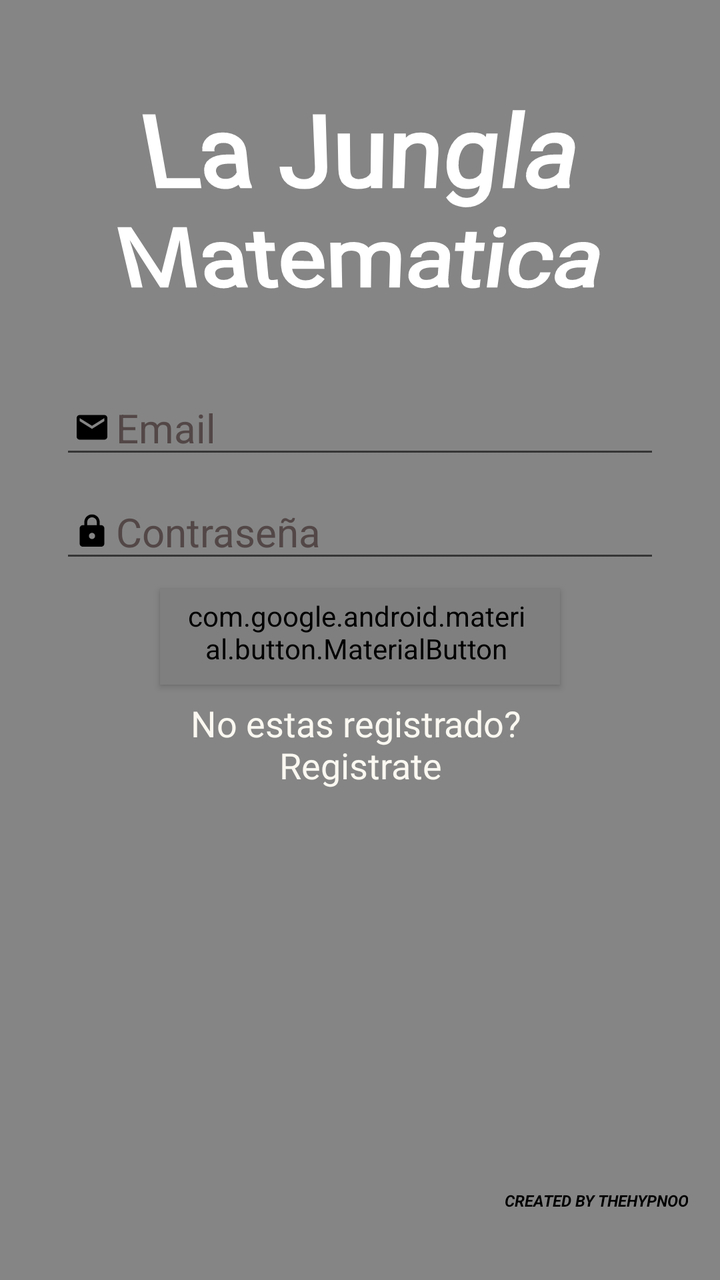
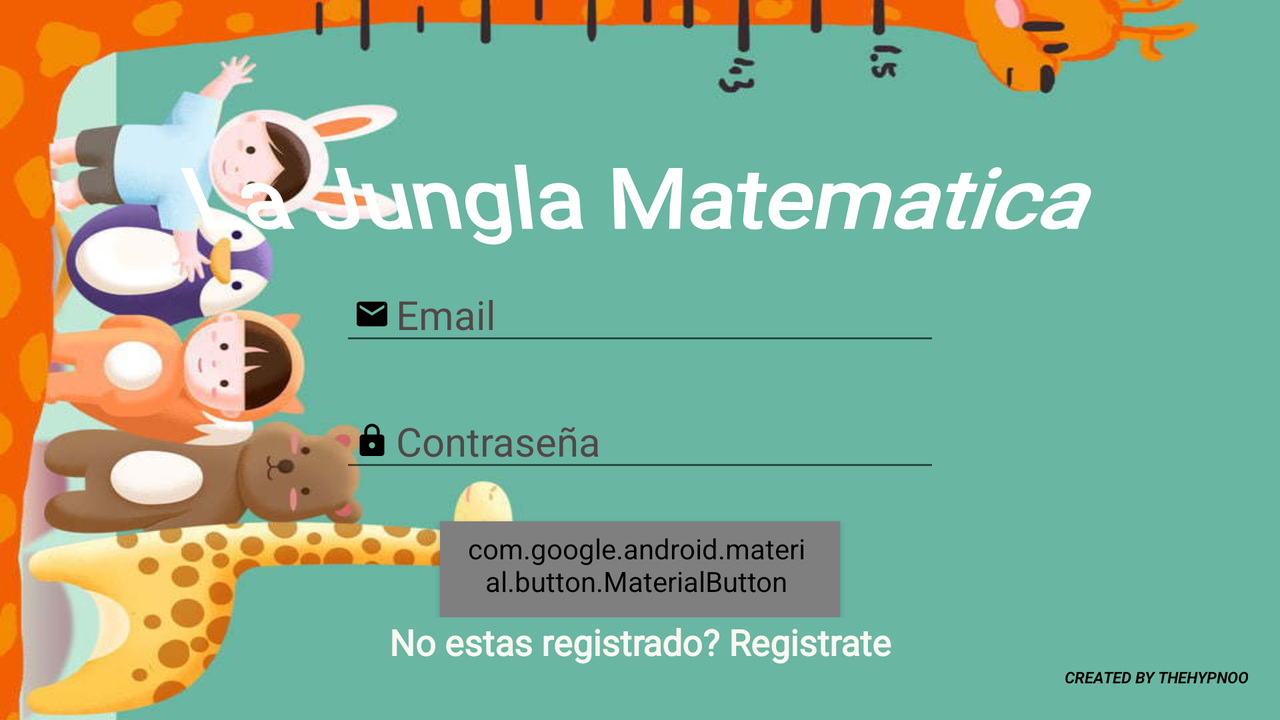

An Android layout and its configuration variant, each rendered on a device that would load it. The default file and the variant file are quoted in full after the pictures.
<!-- AndroidManifest.xml: application theme Theme.LaJunglaMatematica -->
<!-- res/layout/activity_auth.xml -->
<?xml version="1.0" encoding="utf-8"?>
<androidx.constraintlayout.widget.ConstraintLayout xmlns:android="http://schemas.android.com/apk/res/android"
    xmlns:app="http://schemas.android.com/apk/res-auto"
    xmlns:tools="http://schemas.android.com/tools"
    android:layout_width="match_parent"
    android:layout_height="match_parent"
    android:background="@mipmap/authbackground"
    android:scaleType="fitXY"
    tools:context=".AuthActivity">

    <LinearLayout
        android:id="@+id/linearLayout"
        android:layout_width="0dp"
        android:layout_height="0dp"
        android:layout_marginStart="16dp"
        android:layout_marginTop="16dp"
        android:layout_marginEnd="16dp"
        android:layout_marginBottom="16dp"
        android:orientation="vertical"
        app:layout_constraintBottom_toBottomOf="parent"
        app:layout_constraintEnd_toEndOf="parent"
        app:layout_constraintStart_toStartOf="parent"
        app:layout_constraintTop_toTopOf="parent">

        <TextView
            android:id="@+id/textView"
            android:layout_width="match_parent"
            android:layout_height="0dp"
            android:layout_gravity="center"
            android:layout_weight="0.8"
            android:fontFamily="@font/atomic_age"
            android:gravity="center"
            android:rotationX="-20"
            android:text="La Jungla Matematica"
            android:textColor="#FFFFFF"
            android:textSize="48sp"
            android:textStyle="bold" />

        <LinearLayout
            android:layout_width="match_parent"
            android:layout_height="0dp"
            android:layout_weight="0.73"
            android:gravity="center|top"
            android:orientation="vertical">

            <EditText
                android:id="@+id/emailEditText"
                android:layout_width="300dp"
                android:layout_height="wrap_content"
                android:drawableLeft="@drawable/ic_action_email"
                android:ems="10"
                android:hint="Email"
                android:inputType="textEmailAddress"
                android:textColor="#FFFFFF"
                android:textColorHint="#534747"
                android:textSize="20sp" />

            <Space
                android:layout_width="match_parent"
                android:layout_height="8dp" />

            <EditText
                android:id="@+id/passwordEditText"
                android:layout_width="300dp"
                android:layout_height="wrap_content"
                android:drawableLeft="@drawable/ic_action_lock"
                android:ems="10"
                android:hint="Contraseña"
                android:inputType="textPassword"
                android:textColor="#FBF8F8"
                android:textColorHint="#534747"
                android:textSize="20sp" />

            <Space
                android:layout_width="match_parent"
                android:layout_height="8dp" />

            <com.google.android.material.button.MaterialButton
                android:id="@+id/RegisterButton"
                android:layout_width="200dp"
                android:layout_height="wrap_content"
                android:background="@drawable/bordes_redondos"
                android:text="Login"
                android:textSize="16sp"
                style="@style/Widget.MaterialComponents.Button.Icon"
                app:icon="@mipmap/door"
                app:iconGravity="end"
                app:iconPadding="0dp"
                android:textColor="@android:color/white" />

        </LinearLayout>

        <LinearLayout
            android:layout_width="match_parent"
            android:layout_height="wrap_content"
            android:layout_weight="1"
            android:orientation="vertical">

            <TextView
                android:id="@+id/SignUp"
                android:layout_width="match_parent"
                android:layout_height="wrap_content"
                android:layout_gravity="center"
                android:layout_weight="0.1"
                android:clickable="true"
                android:fontFamily="@font/aclonica"
                android:gravity="center|top"
                android:text="No estas registrado? \nRegistrate"
                android:textAlignment="center"
                android:textColor="#FAF8F1"
                android:textSize="18sp" />

            <Space
                android:layout_width="match_parent"
                android:layout_height="wrap_content"
                android:layout_weight="1" />

            <TextView
                android:id="@+id/credits"
                android:layout_width="match_parent"
                android:layout_height="wrap_content"
                android:layout_weight="0.1"
                android:gravity="right"
                android:text="Created by TheHypnoo"
                android:textAllCaps="true"
                android:textColor="#000000"
                android:textSize="8sp"
                android:textStyle="bold|italic" />
        </LinearLayout>

    </LinearLayout>

</androidx.constraintlayout.widget.ConstraintLayout>
<!-- resources referenced by this layout -->
<resources>
  <!-- drawable bordes_redondos (drawable) -->
  <?xml version="1.0" encoding="utf-8"?>
  <selector xmlns:android="http://schemas.android.com/apk/res/android">
      <item android:state_pressed="false">
          <shape xmlns:android="http://schemas.android.com/apk/res/android" android:shape="oval">
              <gradient
                  android:startColor="#f46b42"
                  android:centerColor="#41caf4"
                  android:endColor="#e8375d"
                  android:angle="135" />
          </shape>
      </item>
      <item android:state_pressed="true">
          <shape xmlns:android="http://schemas.android.com/apk/res/android" android:shape="oval">
              <gradient
                  android:startColor="#f46b42"
                  android:centerColor="#41caf4"
                  android:endColor="#e8375d"
                  android:angle="180" />
          </shape>
      </item>
  </selector>
  <!-- drawable ic_action_email (drawable-anydpi) -->
  <vector xmlns:android="http://schemas.android.com/apk/res/android"
      android:width="24dp"
      android:height="24dp"
      android:viewportWidth="24"
      android:viewportHeight="24"
      android:tint="#000000"
      android:alpha="1">
    <group android:scaleX="0.7692308"
        android:scaleY="0.7692308"
        android:translateX="2.7692308"
        android:translateY="2.7692308">
      <path
          android:fillColor="@android:color/white"
          android:pathData="M20,4L4,4c-1.1,0 -1.99,0.9 -1.99,2L2,18c0,1.1 0.9,2 2,2h16c1.1,0 2,-0.9 2,-2L22,6c0,-1.1 -0.9,-2 -2,-2zM20,8l-8,5 -8,-5L4,6l8,5 8,-5v2z"/>
    </group>
  </vector>
  <!-- drawable ic_action_lock (drawable-anydpi) -->
  <vector xmlns:android="http://schemas.android.com/apk/res/android"
      android:width="24dp"
      android:height="24dp"
      android:viewportWidth="24"
      android:viewportHeight="24"
      android:tint="#000000"
      android:alpha="1">
    <group android:scaleX="0.7692308"
        android:scaleY="0.7692308"
        android:translateX="2.7692308"
        android:translateY="2.7692308">
      <path
          android:fillColor="@android:color/white"
          android:pathData="M18,8h-1L17,6c0,-2.76 -2.24,-5 -5,-5S7,3.24 7,6v2L6,8c-1.1,0 -2,0.9 -2,2v10c0,1.1 0.9,2 2,2h12c1.1,0 2,-0.9 2,-2L20,10c0,-1.1 -0.9,-2 -2,-2zM12,17c-1.1,0 -2,-0.9 -2,-2s0.9,-2 2,-2 2,0.9 2,2 -0.9,2 -2,2zM15.1,8L8.9,8L8.9,6c0,-1.71 1.39,-3.1 3.1,-3.1 1.71,0 3.1,1.39 3.1,3.1v2z"/>
    </group>
  </vector>
  <!-- mipmap door: png bitmap (mipmap-xhdpi, 630 bytes) -->
  <style name="Theme.LaJunglaMatematica" parent="Theme.AppCompat.Light.DarkActionBar">
          
          <item name="colorPrimary">@color/colorPrimary</item>
          <item name="colorPrimaryDark">@color/colorPrimaryDark</item>
          <item name="colorAccent">@color/colorAccent</item>
          <item name="android:windowBackground">@color/colorBackground</item>
      </style>
  <color name="colorPrimary">#1c313a</color>
  <color name="colorPrimaryDark">#001064</color>
  <color name="colorAccent">#FF000000</color>
  <color name="colorBackground">#858585</color>
</resources>
<!-- res/layout-land/activity_auth.xml (the repository's variant of the layout above) -->
<!-- drawn on the phone turned sideways -->
<?xml version="1.0" encoding="utf-8"?>
<androidx.constraintlayout.widget.ConstraintLayout xmlns:android="http://schemas.android.com/apk/res/android"
    xmlns:app="http://schemas.android.com/apk/res-auto"
    xmlns:tools="http://schemas.android.com/tools"
    android:layout_width="match_parent"
    android:layout_height="match_parent"
    android:background="@mipmap/hauthbackground"
    android:scaleType="fitXY"
    tools:context=".AuthActivity">

    <LinearLayout
        android:id="@+id/linearLayout"
        android:layout_width="0dp"
        android:layout_height="match_parent"
        android:layout_marginStart="16dp"
        android:layout_marginTop="16dp"
        android:layout_marginEnd="16dp"
        android:layout_marginBottom="16dp"
        android:orientation="vertical"
        app:layout_constraintBottom_toBottomOf="parent"
        app:layout_constraintEnd_toEndOf="parent"
        app:layout_constraintStart_toStartOf="parent"
        app:layout_constraintTop_toTopOf="parent">

        <TextView
            android:id="@+id/textView"
            android:layout_width="match_parent"
            android:layout_height="wrap_content"
            android:layout_weight="1"
            android:fontFamily="@font/atomic_age"
            android:gravity="bottom|center|center_horizontal"
            android:rotationX="-20"
            android:text="La Jungla Matematica"
            android:textColor="@color/colorWhite"
            android:textSize="48sp"
            android:textStyle="bold" />

        <LinearLayout
            android:layout_width="match_parent"
            android:layout_height="175dp"
            android:gravity="center"
            android:orientation="vertical">

            <EditText
                android:id="@+id/emailEditText"
                android:layout_width="300dp"
                android:layout_height="wrap_content"
                android:drawableLeft="@drawable/ic_action_email"
                android:ems="10"
                android:hint="Email"
                android:inputType="textEmailAddress"
                android:textColor="#FFFFFF"
                android:textColorHint="#534747"
                android:textSize="20sp" />

            <Space
                android:layout_width="match_parent"
                android:layout_height="wrap_content"
                android:layout_weight="1" />

            <EditText
                android:id="@+id/passwordEditText"
                android:layout_width="300dp"
                android:layout_height="wrap_content"
                android:drawableLeft="@drawable/ic_action_lock"
                android:ems="10"
                android:hint="Contraseña"
                android:inputType="textPassword"
                android:textColor="#FBF8F8"
                android:textColorHint="#534747"
                android:textSize="20sp" />

            <Space
                android:layout_width="match_parent"
                android:layout_height="wrap_content"
                android:layout_weight="1" />

            <com.google.android.material.button.MaterialButton
                android:id="@+id/RegisterButton"
                android:layout_width="200dp"
                android:layout_height="wrap_content"
                android:background="@drawable/bordes_redondos"
                android:text="Login"
                android:textSize="16sp"
                style="@style/Widget.MaterialComponents.Button.Icon"
                app:icon="@mipmap/door"
                app:iconGravity="end"
                app:iconPadding="0dp"
                android:textColor="@android:color/white" />

        </LinearLayout>

        <LinearLayout
            android:layout_width="match_parent"
            android:layout_height="wrap_content"
            android:layout_weight="0"
            android:orientation="vertical">

            <Space
                android:layout_width="match_parent"
                android:layout_height="wrap_content"
                android:layout_weight="1" />

            <TextView
                android:id="@+id/SignUp"
                android:layout_width="match_parent"
                android:layout_height="wrap_content"
                android:layout_gravity="center"
                android:layout_weight="1"
                android:clickable="true"
                android:fontFamily="@font/aclonica"
                android:gravity="center"
                android:text="No estas registrado? Registrate"
                android:textAlignment="center"
                android:textColor="#FAF8F1"
                android:textSize="18sp"
                android:textStyle="bold" />

            <TextView
                android:id="@+id/credits"
                android:layout_width="match_parent"
                android:layout_height="wrap_content"
                android:layout_weight="1"
                android:gravity="right"
                android:text="Created by TheHypnoo"
                android:textAllCaps="true"
                android:textColor="#000000"
                android:textSize="8sp"
                android:textStyle="bold|italic" />
        </LinearLayout>

    </LinearLayout>

</androidx.constraintlayout.widget.ConstraintLayout>
<!-- resources referenced by the variant -->
<!-- as the phone turned sideways resolves them -->
<resources>
  <color name="colorWhite">#FFFFFF</color>
  <!-- drawable bordes_redondos (drawable) -->
  <?xml version="1.0" encoding="utf-8"?>
  <selector xmlns:android="http://schemas.android.com/apk/res/android">
      <item android:state_pressed="false">
          <shape xmlns:android="http://schemas.android.com/apk/res/android" android:shape="oval">
              <gradient
                  android:startColor="#f46b42"
                  android:centerColor="#41caf4"
                  android:endColor="#e8375d"
                  android:angle="135" />
          </shape>
      </item>
      <item android:state_pressed="true">
          <shape xmlns:android="http://schemas.android.com/apk/res/android" android:shape="oval">
              <gradient
                  android:startColor="#f46b42"
                  android:centerColor="#41caf4"
                  android:endColor="#e8375d"
                  android:angle="180" />
          </shape>
      </item>
  </selector>
  <!-- drawable ic_action_email (drawable-anydpi) -->
  <vector xmlns:android="http://schemas.android.com/apk/res/android"
      android:width="24dp"
      android:height="24dp"
      android:viewportWidth="24"
      android:viewportHeight="24"
      android:tint="#000000"
      android:alpha="1">
    <group android:scaleX="0.7692308"
        android:scaleY="0.7692308"
        android:translateX="2.7692308"
        android:translateY="2.7692308">
      <path
          android:fillColor="@android:color/white"
          android:pathData="M20,4L4,4c-1.1,0 -1.99,0.9 -1.99,2L2,18c0,1.1 0.9,2 2,2h16c1.1,0 2,-0.9 2,-2L22,6c0,-1.1 -0.9,-2 -2,-2zM20,8l-8,5 -8,-5L4,6l8,5 8,-5v2z"/>
    </group>
  </vector>
  <!-- drawable ic_action_lock (drawable-anydpi) -->
  <vector xmlns:android="http://schemas.android.com/apk/res/android"
      android:width="24dp"
      android:height="24dp"
      android:viewportWidth="24"
      android:viewportHeight="24"
      android:tint="#000000"
      android:alpha="1">
    <group android:scaleX="0.7692308"
        android:scaleY="0.7692308"
        android:translateX="2.7692308"
        android:translateY="2.7692308">
      <path
          android:fillColor="@android:color/white"
          android:pathData="M18,8h-1L17,6c0,-2.76 -2.24,-5 -5,-5S7,3.24 7,6v2L6,8c-1.1,0 -2,0.9 -2,2v10c0,1.1 0.9,2 2,2h12c1.1,0 2,-0.9 2,-2L20,10c0,-1.1 -0.9,-2 -2,-2zM12,17c-1.1,0 -2,-0.9 -2,-2s0.9,-2 2,-2 2,0.9 2,2 -0.9,2 -2,2zM15.1,8L8.9,8L8.9,6c0,-1.71 1.39,-3.1 3.1,-3.1 1.71,0 3.1,1.39 3.1,3.1v2z"/>
    </group>
  </vector>
  <!-- mipmap door: png bitmap (mipmap-xhdpi, 630 bytes) -->
  <!-- mipmap hauthbackground: jpg bitmap (mipmap-mdpi, 50856 bytes) -->
  <style name="Theme.LaJunglaMatematica" parent="Theme.AppCompat.Light.DarkActionBar">
          
          <item name="colorPrimary">@color/colorPrimary</item>
          <item name="colorPrimaryDark">@color/colorPrimaryDark</item>
          <item name="colorAccent">@color/colorAccent</item>
          <item name="android:windowBackground">@color/colorBackground</item>
      </style>
  <color name="colorPrimary">#1c313a</color>
  <color name="colorPrimaryDark">#001064</color>
  <color name="colorAccent">#FF000000</color>
  <color name="colorBackground">#858585</color>
</resources>
